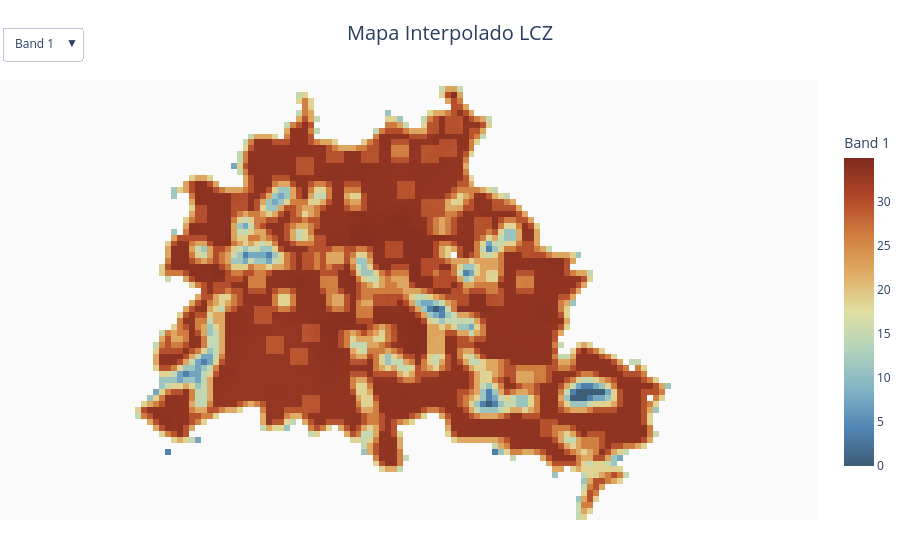

Notebook source saved alongside this figure:
### Markdown cell above
## Etapa 4 — Visualizando a superfície interpolada: `lcz_plot_interp`

`lcz_plot_interp(x, palette="muted", direction=1)` lê o raster multibanda produzido por
`lcz_interp_map` e o renderiza como um mapa de calor interativo em Plotly com um menu suspenso
por banda (uma opção por instante horário) — passe o mouse sobre qualquer pixel para ler sua
temperatura interpolada.

### Code cell
from LCZ4py import lcz_plot_interp

fig = lcz_plot_interp(interp_krige_path, palette="muted", lang="pt")
fig

### Figure 1 — Plotly figure (JSON) as saved in the notebook; plotly's stock layout.template omitted (floating-point values rounded to 4 significant figures; data arrays with more than 128 entries replaced by an {"elided": "..."} marker saying what was removed)
{"data": [{"colorbar": {"len": 0.8, "title": {"text": "Band 1"}}, "colorscale": [[0.0, "#3E5C76"], [0.125, "#5286B4"], [0.25, "#82B4C5"], [0.375, "#B0D2BC"], [0.5, "#E0E0A2"], [0.625, "#E0AC65"], [0.75, "#D07D3F"], [0.875, "#B04629"], [1.0, "#7D2A1D"]], "hovertemplate": "Band 1: %{z:.2f}<extra></extra>", "name": "Band 1", "type": "heatmap", "visible": true, "z": {"elided": "74x94 float values"}, "zmax": 34.95, "zmin": 2.961e-15}, {"colorbar": {"len": 0.8, "title": {"text": "Band 2"}}, "colorscale": [[0.0, "#3E5C76"], [0.125, "#5286B4"], [0.25, "#82B4C5"], [0.375, "#B0D2BC"], [0.5, "#E0E0A2"], [0.625, "#E0AC65"], [0.75, "#D07D3F"], [0.875, "#B04629"], [1.0, "#7D2A1D"]], "hovertemplate": "Band 2: %{z:.2f}<extra></extra>", "name": "Band 2", "type": "heatmap", "visible": false, "z": {"elided": "74x94 float values"}, "zmax": 34.95, "zmin": 2.961e-15}, {"colorbar": {"len": 0.8, "title": {"text": "Band 3"}}, "colorscale": [[0.0, "#3E5C76"], [0.125, "#5286B4"], [0.25, "#82B4C5"], [0.375, "#B0D2BC"], [0.5, "#E0E0A2"], [0.625, "#E0AC65"], [0.75, "#D07D3F"], [0.875, "#B04629"], [1.0, "#7D2A1D"]], "hovertemplate": "Band 3: %{z:.2f}<extra></extra>", "name": "Band 3", "type": "heatmap", "visible": false, "z": {"elided": "74x94 float values"}, "zmax": 34.95, "zmin": 2.961e-15}, {"colorbar": {"len": 0.8, "title": {"text": "Band 4"}}, "colorscale": [[0.0, "#3E5C76"], [0.125, "#5286B4"], [0.25, "#82B4C5"], [0.375, "#B0D2BC"], [0.5, "#E0E0A2"], [0.625, "#E0AC65"], [0.75, "#D07D3F"], [0.875, "#B04629"], [1.0, "#7D2A1D"]], "hovertemplate": "Band 4: %{z:.2f}<extra></extra>", "name": "Band 4", "type": "heatmap", "visible": false, "z": {"elided": "74x94 float values"}, "zmax": 34.95, "zmin": 2.961e-15}], "layout": {"hoverlabel": {"bgcolor": "white", "font": {"size": 13}}, "margin": {"b": 40, "l": 0, "r": 40, "t": 80}, "paper_bgcolor": "white", "plot_bgcolor": "#fafafa", "title": {"font": {"size": 20}, "text": "Mapa Interpolado LCZ", "x": 0.5, "xanchor": "center"}, "updatemenus": [{"active": 0, "buttons": [{"args": [{"visible": [true, false, false, false]}, {"title.text": "Band 1"}], "label": "Band 1", "method": "update"}, {"args": [{"visible": [false, true, false, false]}, {"title.text": "Band 2"}], "label": "Band 2", "method": "update"}, {"args": [{"visible": [false, false, true, false]}, {"title.text": "Band 3"}], "label": "Band 3", "method": "update"}, {"args": [{"visible": [false, false, false, true]}, {"title.text": "Band 4"}], "label": "Band 4", "method": "update"}], "x": 0.1, "y": 1.12}], "xaxis": {"showgrid": false, "showticklabels": false, "zeroline": false}, "yaxis": {"scaleanchor": "x", "scaleratio": 1, "showgrid": false, "showticklabels": false, "zeroline": false}}}
